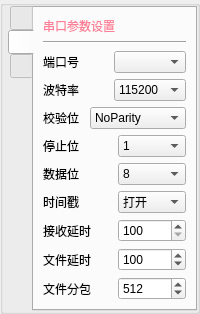
        <widget class="QGroupBox" name="groupBox_3">
         <property name="sizePolicy">
          <sizepolicy hsizetype="Preferred" vsizetype="Preferred">
           <horstretch>0</horstretch>
           <verstretch>3</verstretch>
          </sizepolicy>
         </property>
         <property name="minimumSize">
          <size>
           <width>50</width>
           <height>0</height>
          </size>
         </property>
         <property name="mouseTracking">
          <bool>false</bool>
         </property>
         <property name="tabletTracking">
          <bool>false</bool>
         </property>
         <property name="title">
          <string/>
         </property>
         <layout class="QGridLayout" name="gridLayout_3">
          <property name="sizeConstraint">
           <enum>QLayout::SetMinimumSize</enum>
          </property>
          <property name="leftMargin">
           <number>5</number>
          </property>
          <property name="topMargin">
           <number>0</number>
          </property>
          <property name="rightMargin">
           <number>0</number>
          </property>
          <property name="bottomMargin">
           <number>0</number>
          </property>
          <property name="spacing">
           <number>0</number>
          </property>
          <item row="0" column="0">
           <widget class="QTabWidget" name="tabWidget_Main">
            <property name="enabled">
             <bool>true</bool>
            </property>
            <property name="sizePolicy">
             <sizepolicy hsizetype="Expanding" vsizetype="Expanding">
              <horstretch>0</horstretch>
              <verstretch>0</verstretch>
             </sizepolicy>
            </property>
            <property name="minimumSize">
             <size>
              <width>50</width>
              <height>0</height>
             </size>
            </property>
            <property name="maximumSize">
             <size>
              <width>16777215</width>
              <height>16777215</height>
             </size>
            </property>
            <property name="mouseTracking">
             <bool>false</bool>
            </property>
            <property name="tabletTracking">
             <bool>false</bool>
            </property>
            <property name="focusPolicy">
             <enum>Qt::NoFocus</enum>
            </property>
            <property name="contextMenuPolicy">
             <enum>Qt::NoContextMenu</enum>
            </property>
            <property name="layoutDirection">
             <enum>Qt::LeftToRight</enum>
            </property>
            <property name="styleSheet">
             <string notr="true"/>
            </property>
            <property name="tabPosition">
             <enum>QTabWidget::West</enum>
            </property>
            <property name="tabShape">
             <enum>QTabWidget::Rounded</enum>
            </property>
            <property name="currentIndex">
             <number>1</number>
            </property>
            <property name="iconSize">
             <size>
              <width>35</width>
              <height>35</height>
             </size>
            </property>
            <property name="elideMode">
             <enum>Qt::ElideNone</enum>
            </property>
            <property name="usesScrollButtons">
             <bool>false</bool>
            </property>
            <property name="documentMode">
             <bool>false</bool>
            </property>
            <property name="tabsClosable">
             <bool>false</bool>
            </property>
            <property name="movable">
             <bool>false</bool>
            </property>
            <property name="tabBarAutoHide">
             <bool>false</bool>
            </property>
            <widget class="QWidget" name="tab">
             <property name="minimumSize">
              <size>
               <width>50</width>
               <height>0</height>
              </size>
             </property>
             <attribute name="title">
              <string/>
             </attribute>
            </widget>
            <widget class="QWidget" name="tab_2">
             <attribute name="title">
              <string/>
             </attribute>
             <layout class="QGridLayout" name="gridLayout_5">
              <item row="0" column="0">
               <widget class="QLabel" name="label_7">
                <property name="maximumSize">
                 <size>
                  <width>16777215</width>
                  <height>30</height>
                 </size>
                </property>
                <property name="mouseTracking">
                 <bool>false</bool>
                </property>
                <property name="tabletTracking">
                 <bool>false</bool>
                </property>
                <property name="styleSheet">
                 <string notr="true">font: 9pt &quot;Microsoft YaHei UI&quot;;
color:rgb(253, 127, 151);</string>
                </property>
                <property name="text">
                 <string>串口参数设置</string>
                </property>
               </widget>
              </item>
              <item row="1" column="0">
               <widget class="Line" name="line_5">
                <property name="maximumSize">
                 <size>
                  <width>16777215</width>
                  <height>5</height>
                 </size>
                </property>
                <property name="mouseTracking">
                 <bool>false</bool>
                </property>
                <property name="tabletTracking">
                 <bool>false</bool>
                </property>
                <property name="orientation">
                 <enum>Qt::Horizontal</enum>
                </property>
               </widget>
              </item>
              <item row="2" column="0">
               <spacer name="verticalSpacer">
                <property name="mouseTracking">
                 <bool>false</bool>
                </property>
                <property name="tabletTracking">
                 <bool>false</bool>
                </property>
                <property name="orientation">
                 <enum>Qt::Vertical</enum>
                </property>
                <property name="sizeType">
                 <enum>QSizePolicy::Minimum</enum>
                </property>
                <property name="sizeHint" stdset="0">
                 <size>
                  <width>0</width>
                  <height>1</height>
                 </size>
                </property>
               </spacer>
              </item>
              <item row="3" column="0">
               <layout class="QHBoxLayout" name="horizontalLayout_3">
                <item>
                 <widget class="QLabel" name="label">
                  <property name="mouseTracking">
                   <bool>false</bool>
                  </property>
                  <property name="tabletTracking">
                   <bool>false</bool>
                  </property>
                  <property name="text">
                   <string>端口号</string>
                  </property>
                 </widget>
                </item>
                <item>
                 <widget class="LComboBox" name="comboBox">
                  <property name="mouseTracking">
                   <bool>false</bool>
                  </property>
                  <property name="tabletTracking">
                   <bool>false</bool>
                  </property>
                 </widget>
                </item>
               </layout>
              </item>
              <item row="4" column="0">
               <layout class="QHBoxLayout" name="horizontalLayout_4">
                <item>
                 <widget class="QLabel" name="baudRateLabel">
                  <property name="mouseTracking">
                   <bool>false</bool>
                  </property>
                  <property name="tabletTracking">
                   <bool>false</bool>
                  </property>
                  <property name="text">
                   <string>波特率</string>
                  </property>
                 </widget>
                </item>
                <item>
                 <widget class="QComboBox" name="baudRateBox">
                  <property name="minimumSize">
                   <size>
                    <width>0</width>
                    <height>0</height>
                   </size>
                  </property>
                  <property name="maximumSize">
                   <size>
                    <width>16777215</width>
                    <height>16777215</height>
                   </size>
                  </property>
                  <property name="sizeIncrement">
                   <size>
                    <width>0</width>
                    <height>0</height>
                   </size>
                  </property>
                  <property name="baseSize">
                   <size>
                    <width>0</width>
                    <height>0</height>
                   </size>
                  </property>
                  <property name="mouseTracking">
                   <bool>false</bool>
                  </property>
                  <property name="tabletTracking">
                   <bool>false</bool>
                  </property>
                  <item>
                   <property name="text">
                    <string>115200</string>
                   </property>
                  </item>
                  <item>
                   <property name="text">
                    <string>1200</string>
                   </property>
                  </item>
                  <item>
                   <property name="text">
                    <string>2400</string>
                   </property>
                  </item>
                  <item>
                   <property name="text">
                    <string>4800</string>
                   </property>
                  </item>
                  <item>
                   <property name="text">
                    <string>9600</string>
                   </property>
                  </item>
                  <item>
                   <property name="text">
                    <string>19200</string>
                   </property>
                  </item>
                  <item>
                   <property name="text">
                    <string>57600</string>
                   </property>
                  </item>
                  <item>
                   <property name="text">
                    <string>38400</string>
                   </property>
                  </item>
                 </widget>
                </item>
               </layout>
              </item>
              <item row="5" column="0">
               <layout class="QHBoxLayout" name="horizontalLayout_5">
                <item>
                 <widget class="QLabel" name="parityBitsLabel">
                  <property name="mouseTracking">
                   <bool>false</bool>
                  </property>
                  <property name="tabletTracking">
                   <bool>false</bool>
                  </property>
                  <property name="text">
                   <string>校验位</string>
                  </property>
                 </widget>
                </item>
                <item>
                 <widget class="QComboBox" name="parityBitsBox">
                  <property name="mouseTracking">
                   <bool>false</bool>
                  </property>
                  <property name="tabletTracking">
                   <bool>false</bool>
                  </property>
                  <item>
                   <property name="text">
                    <string>NoParity</string>
                   </property>
                  </item>
                  <item>
                   <property name="text">
                    <string>EvenParity</string>
                   </property>
                  </item>
                  <item>
                   <property name="text">
                    <string>OddParity</string>
                   </property>
                  </item>
                  <item>
                   <property name="text">
                    <string>SpaceParity</string>
                   </property>
                  </item>
                  <item>
                   <property name="text">
                    <string>MarkParity</string>
                   </property>
                  </item>
                 </widget>
                </item>
               </layout>
              </item>
              <item row="6" column="0">
               <layout class="QHBoxLayout" name="horizontalLayout_6">
                <item>
                 <widget class="QLabel" name="stopBitLabel">
                  <property name="mouseTracking">
                   <bool>false</bool>
                  </property>
                  <property name="tabletTracking">
                   <bool>false</bool>
                  </property>
                  <property name="text">
                   <string>停止位</string>
                  </property>
                 </widget>
                </item>
                <item>
                 <widget class="QComboBox" name="stopBitBox">
                  <property name="mouseTracking">
                   <bool>false</bool>
                  </property>
                  <property name="tabletTracking">
                   <bool>false</bool>
                  </property>
                  <item>
                   <property name="text">
                    <string>1</string>
                   </property>
                  </item>
                  <item>
                   <property name="text">
                    <string>1.5</string>
                   </property>
                  </item>
                  <item>
                   <property name="text">
                    <string>2</string>
                   </property>
                  </item>
                 </widget>
                </item>
               </layout>
              </item>
              <item row="7" column="0">
               <layout class="QHBoxLayout" name="horizontalLayout_7">
                <item>
                 <widget class="QLabel" name="dataBitsLabel">
                  <property name="mouseTracking">
                   <bool>false</bool>
                  </property>
                  <property name="tabletTracking">
                   <bool>false</bool>
                  </property>
                  <property name="text">
                   <string>数据位</string>
                  </property>
                 </widget>
                </item>
                <item>
                 <widget class="QComboBox" name="dataBitsBox">
                  <property name="mouseTracking">
                   <bool>false</bool>
                  </property>
                  <property name="tabletTracking">
                   <bool>false</bool>
                  </property>
                  <item>
                   <property name="text">
                    <string>8</string>
                   </property>
                  </item>
                  <item>
                   <property name="text">
                    <string>5</string>
                   </property>
                  </item>
                  <item>
                   <property name="text">
                    <string>6</string>
                   </property>
                  </item>
                  <item>
                   <property name="text">
                    <string>7</string>
                   </property>
                  </item>
                 </widget>
                </item>
               </layout>
              </item>
              <item row="8" column="0">
               <layout class="QHBoxLayout" name="horizontalLayout_8">
                <item>
                 <widget class="QLabel" name="timeDispLabel">
                  <property name="mouseTracking">
                   <bool>false</bool>
                  </property>
                  <property name="tabletTracking">
                   <bool>false</bool>
                  </property>
                  <property name="text">
                   <string>时间戳</string>
                  </property>
                 </widget>
                </item>
                <item>
                 <widget class="QComboBox" name="timeDispBox">
                  <property name="mouseTracking">
                   <bool>false</bool>
                  </property>
                  <property name="tabletTracking">
                   <bool>false</bool>
                  </property>
                  <item>
                   <property name="text">
                    <string>打开</string>
                   </property>
                  </item>
                  <item>
                   <property name="text">
                    <string>关闭</string>
                   </property>
                  </item>
                 </widget>
                </item>
               </layout>
              </item>
              <item row="9" column="0">
               <layout class="QHBoxLayout" name="horizontalLayout_9">
                <item>
                 <widget class="QLabel" name="timerLabel">
                  <property name="mouseTracking">
                   <bool>false</bool>
                  </property>
                  <property name="tabletTracking">
                   <bool>false</bool>
                  </property>
                  <property name="text">
                   <string>接收延时</string>
                  </property>
                 </widget>
                </item>
                <item>
                 <widget class="QSpinBox" name="timerSpinBox">
                  <property name="mouseTracking">
                   <bool>false</bool>
                  </property>
                  <property name="tabletTracking">
                   <bool>false</bool>
                  </property>
                  <property name="minimum">
                   <number>100</number>
                  </property>
                  <property name="maximum">
                   <number>2000</number>
                  </property>
                  <property name="singleStep">
                   <number>10</number>
                  </property>
                 </widget>
                </item>
               </layout>
              </item>
              <item row="10" column="0">
               <layout class="QHBoxLayout" name="horizontalLayout_10">
                <item>
                 <widget class="QLabel" name="timerLabel_2">
                  <property name="mouseTracking">
                   <bool>false</bool>
                  </property>
                  <property name="tabletTracking">
                   <bool>false</bool>
                  </property>
                  <property name="text">
                   <string>文件延时</string>
                  </property>
                 </widget>
                </item>
                <item>
                 <widget class="QSpinBox" name="fileTimerSpinBox">
                  <property name="mouseTracking">
                   <bool>false</bool>
                  </property>
                  <property name="tabletTracking">
                   <bool>false</bool>
                  </property>
                  <property name="whatsThis">
                   <string>&lt;html&gt;&lt;head/&gt;&lt;body&gt;&lt;p&gt;发送文件时，每包数据之间延时ms&lt;/p&gt;&lt;/body&gt;&lt;/html&gt;</string>
                  </property>
                  <property name="minimum">
                   <number>0</number>
                  </property>
                  <property name="maximum">
                   <number>20000000</number>
                  </property>
                  <property name="singleStep">
                   <number>100</number>
                  </property>
                  <property name="value">
                   <number>100</number>
                  </property>
                 </widget>
                </item>
               </layout>
              </item>
              <item row="11" column="0">
               <layout class="QHBoxLayout" name="horizontalLayout_11">
                <item>
                 <widget class="QLabel" name="timerLabel_3">
                  <property name="mouseTracking">
                   <bool>false</bool>
                  </property>
                  <property name="tabletTracking">
                   <bool>false</bool>
                  </property>
                  <property name="text">
                   <string>文件分包</string>
                  </property>
                 </widget>
                </item>
                <item>
                 <widget class="QSpinBox" name="fileSizeSpinBox">
                  <property name="mouseTracking">
                   <bool>false</bool>
                  </property>
                  <property name="tabletTracking">
                   <bool>false</bool>
                  </property>
                  <property name="whatsThis">
                   <string>&lt;html&gt;&lt;head/&gt;&lt;body&gt;&lt;p&gt;每包文件大小&lt;/p&gt;&lt;/body&gt;&lt;/html&gt;</string>
                  </property>
                  <property name="minimum">
                   <number>0</number>
                  </property>
                  <property name="maximum">
                   <number>100000000</number>
                  </property>
                  <property name="singleStep">
                   <number>10</number>
                  </property>
                  <property name="value">
                   <number>512</number>
                  </property>
                 </widget>
                </item>
               </layout>
              </item>
             </layout>
            </widget>
            <widget class="QWidget" name="tab_3">
             <attribute name="title">
              <string/>
             </attribute>
             <layout class="QGridLayout" name="gridLayout_7">
              <item row="0" column="0">
               <widget class="LListWidget" name="widget_2" native="true"/>
              </item>
             </layout>
            </widget>
           </widget>
          </item>
         </layout>
        </widget>
